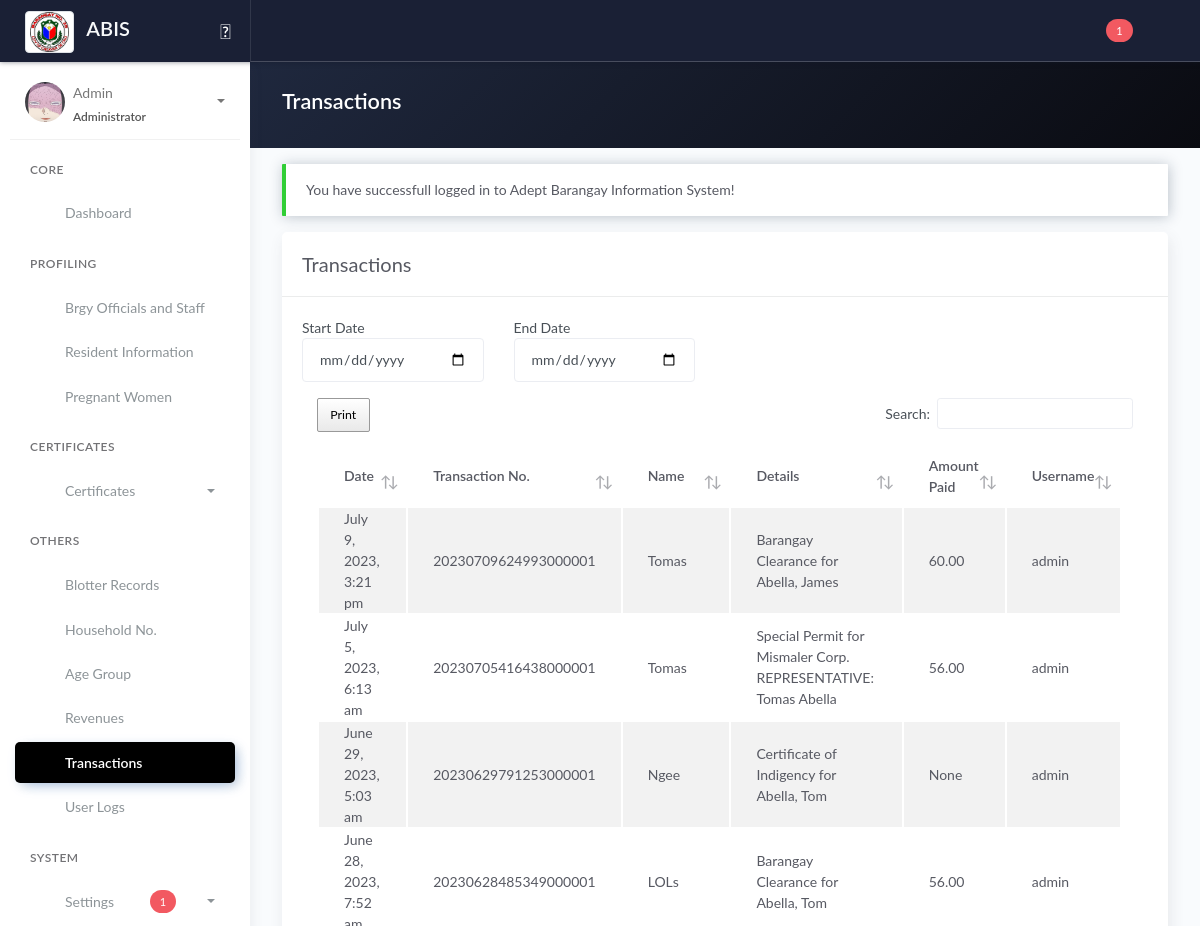
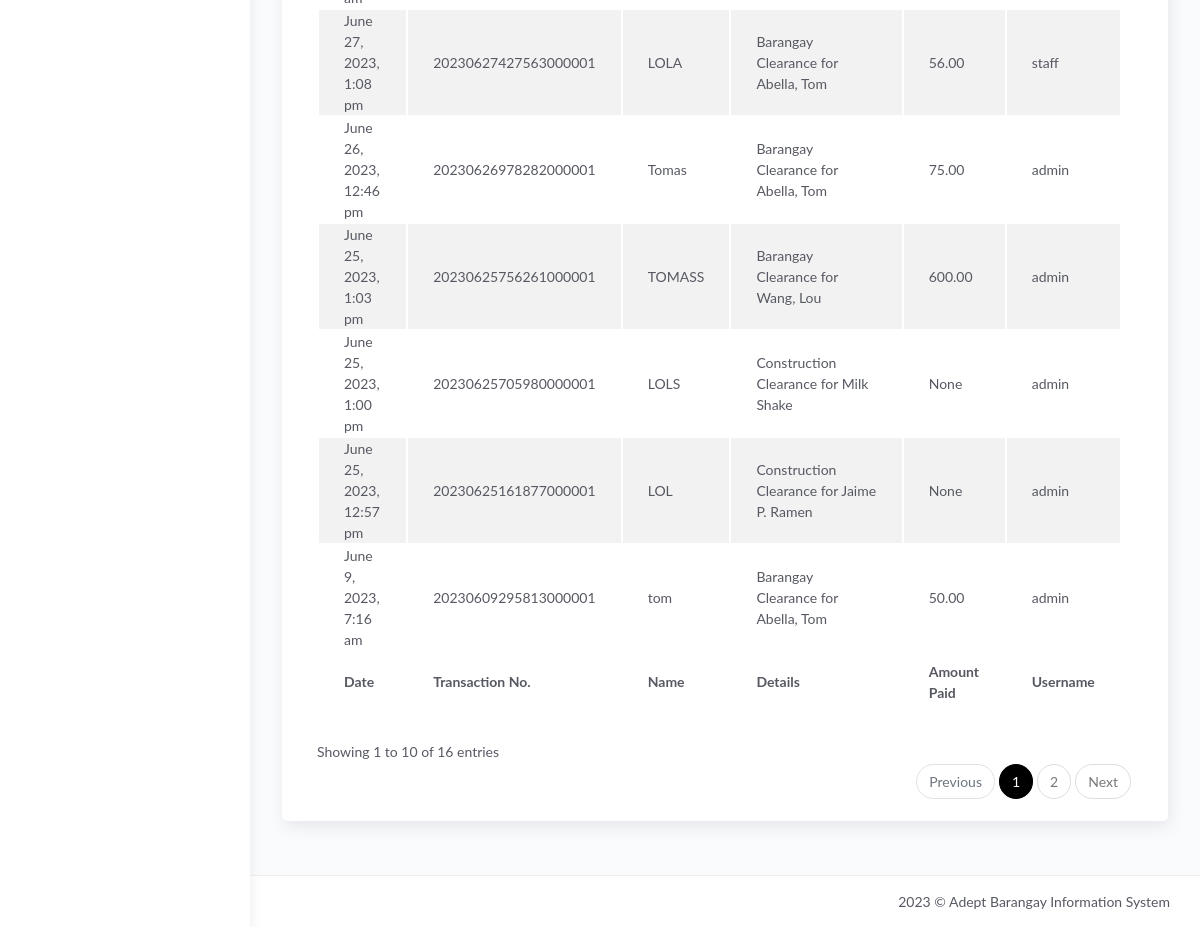
The page /transactions.php (signed in) on the database as committed earlier (2 pictures, top to bottom).
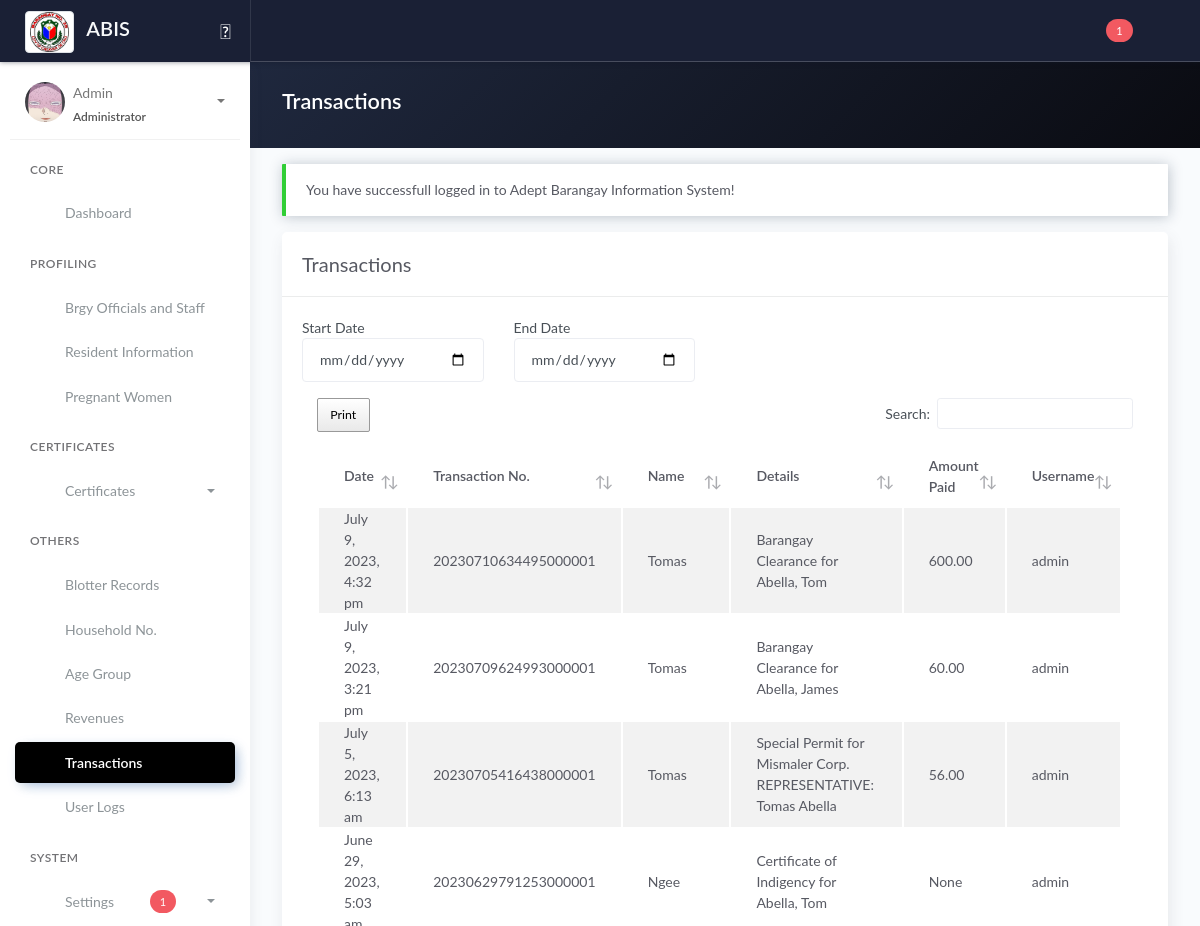
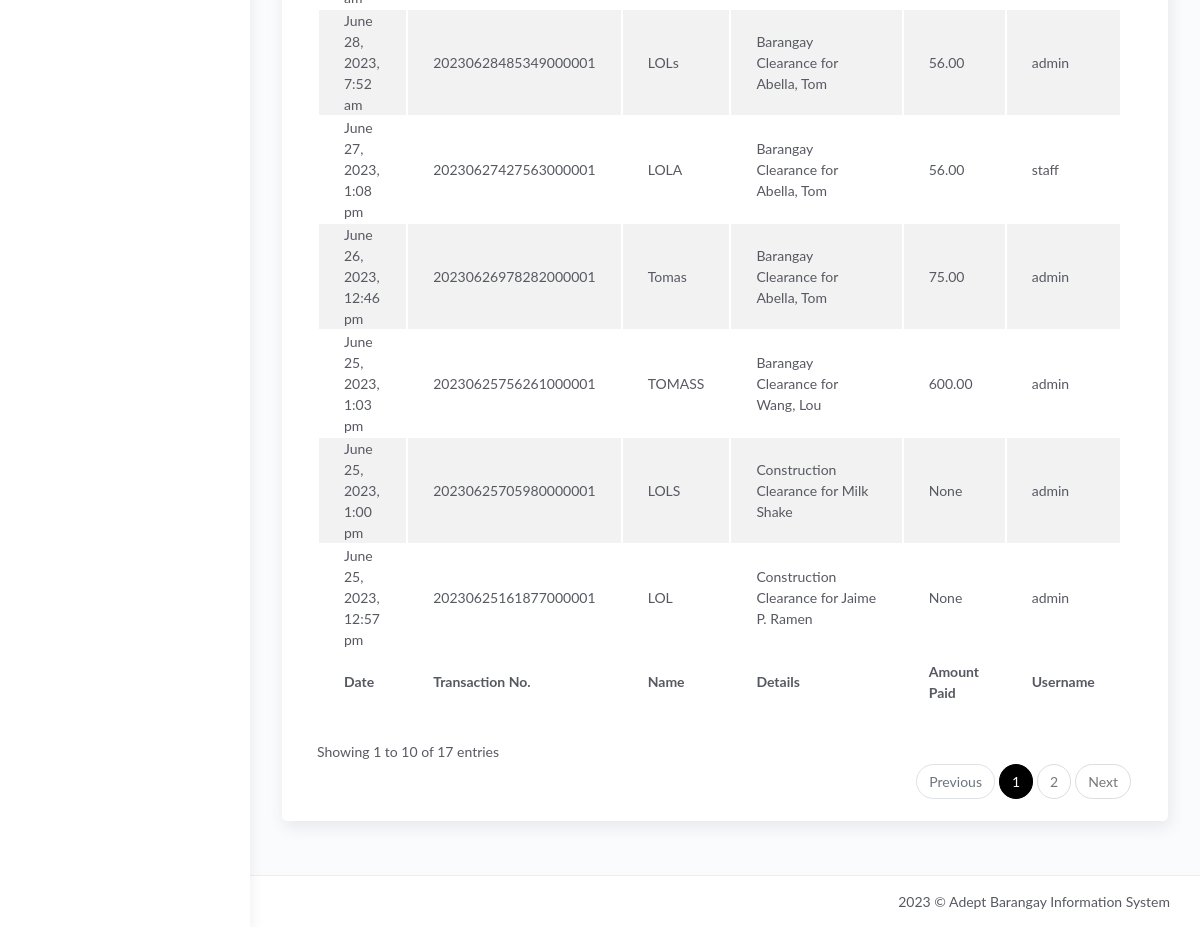
The same page on the database as committed later (2 pictures, top to bottom).
### tables this page shows
CREATE TABLE `tblpayments` (
  `id_payments` int(11) NOT NULL,
  `amounts` decimal(10,2) DEFAULT NULL
);

### transactions.php (the view, shortened to what this page needs)
<?php include 'server/server.php' ?>
<?php
$sql = "SELECT *,
	tbl_users.id_user as user_id
	FROM tbl_transactions
	JOIN tbl_users ON tbl_users.id_user=tbl_transactions.id_user";
$result = $conn->query($sql);
$transactions = array();
while ($row = $result->fetch_assoc()) {
	$transactions[] = $row;
}
?>
<!DOCTYPE html>
<html lang="en">
<head>
	<?php include 'templates/header.php' ?>
	<link rel="stylesheet" href="assets/js/plugin/dataTables.dateTime.min.css">
	<link rel="stylesheet" href="assets/js/plugin/datatables/Buttons-1.6.1/css/buttons.dataTables.min.css">
</head>
<body>
	<div class="wrapper">
		<?php include 'templates/main-header.php' ?>
		<?php include 'templates/sidebar.php' ?>
		<div class="main-panel">
			<div class="content">
				<div class="panel-header bg-dark-gradient">
					<div class="page-inner">
						<div class="d-flex align-items-left align-items-md-center flex-column flex-md-row">
							<div>
								<h2 class="text-white fw-bold">Transactions</h2>
							</div>
						</div>
					</div>
				</div>
				<div class="page-inner">
					<div class="row mt--2">
						<div class="col-md-12">
							<?php if (isset($_SESSION['message'])) : ?>
								<div class="alert alert-<?php echo $_SESSION['success']; ?> <?= $_SESSION['success'] == 'danger' ? 'bg-danger text-light' : null ?>" role="alert">
									<?php echo $_SESSION['message']; ?>
								</div>
							<?php endif ?>
							<div class="card">
								<div class="card-header">
									<div class="card-head-row">
										<div class="card-title">Transactions</div>
									</div>
								</div>
								<div class="card-body">
									<div class="row mb-3 w-50">
										<div class="col">
											<label>Start Date</label>
											<input type="date" class="form-control" id="min" name="min">
										</div>
										<div class="col">
											<label>End Date</label>
											<input type="date" class="form-control" id="max" name="max">
										</div>
									</div>
									<div class="table-responsive">
										<table id="transactiontable" class="display table table-striped">
											<thead>
												<tr>
													<th scope="col">Date</th>
													<th scope="col">Transaction No.</th>
													<th scope="col">Name</th>
													<th scope="col">Details</th>
													<th scope="col">Amount Paid</th>
													<th scope="col">Username</th>
												</tr>
											</thead>
											<tbody>
												<?php if (!empty($transactions)) : ?>
													<?php
													foreach ($transactions as $row) : ?>
														<tr>
															<?php
															$transact_date = strtotime($row['date_transact']);
															$date_transact = date("F j, Y, g:i a", $transact_date);
															?>
															<td><?= $date_transact ?></td>
															<td><?= $row['transact_no'] ?></td>
															<td><?= $row['recipient_name'] ?></td>
															<td><?= $row['details_transact'] ?></td>
															<td>
																<?php
																if ($row['id_payments'] == '0') {
																	echo 'None';
																} else {
																	$id_payments = $row['id_payments'];
																	$query_payment = "SELECT * FROM tblpayments WHERE `id_payments`='$id_payments'";
																	$result_payment = $conn->query($query_payment);
																	$payment = $result_payment->fetch_assoc();
																	echo $payment['amounts'];
																}
																?>
															</td>
															<td><?= $row['user_username'] ?></td>
														</tr>
													<?php
													endforeach ?>
												<?php endif ?>
											</tbody>
											<tfoot>
												<tr>
													<th scope="col">Date</th>
													<th scope="col">Transaction No.</th>
													<th scope="col">Name</th>
													<th scope="col">Details</th>
													<th scope="col">Amount Paid</th>
													<th scope="col">Username</th>
												</tr>
											</tfoot>
										</table>
									</div>
								</div>
							</div>
						</div>
					</div>
				</div>
			</div>
			<?php include 'templates/main-footer.php' ?>
		</div>
	</div>
	<?php include 'templates/footer.php' ?>
</body>
</html>

Rows that differ between the two databases and show on the page:
no longer on this page (row unchanged): tblpayments: amounts "50.00"
added tblpayments: amounts "600.00"
Other text that changed with them:
text written by a page script: "Print Search: Showing 1 to 10 of 16 entries Previous 1 2 Next" → "Print Search: Showing 1 to 10 of 17 entries Previous 1 2 Next"
new list line: "July 9, 2023, 4:32 pm 20230710634495000001 Tomas Barangay Clearance for Abella, Tom admin"
list line gone: "June 9, 2023, 7:16 am 20230609295813000001 tom Barangay Clearance for Abella, Tom admin"
